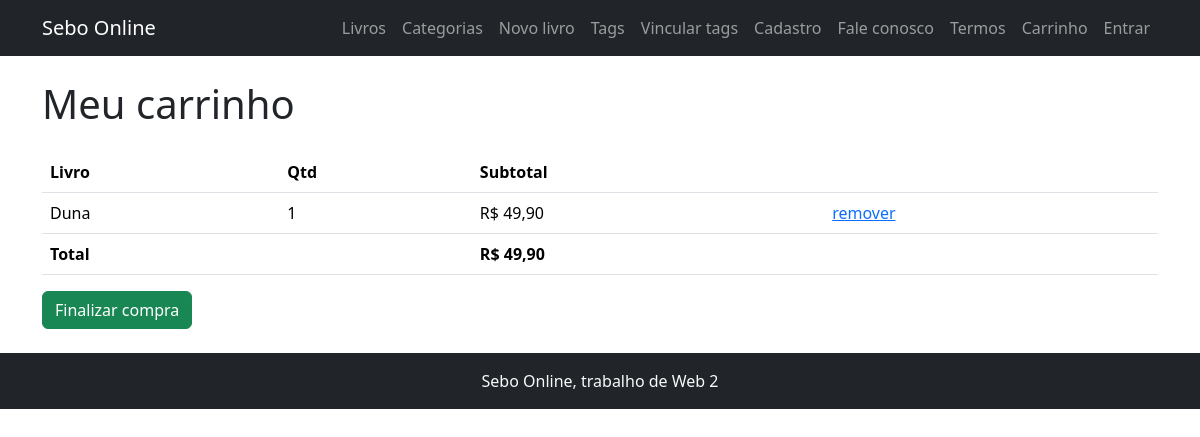
The app's page /views/carrinho.php (signed in) with its own data.
### tables this page shows
CREATE TABLE `carrinho` (
  `usuario_id` INT NOT NULL,
  `produto_id` INT NOT NULL,
  `quantidade` INT NOT NULL DEFAULT 1,
  PRIMARY KEY (`usuario_id`, `produto_id`),
  FOREIGN KEY (`usuario_id`) REFERENCES `usuario`(`id`),
  FOREIGN KEY (`produto_id`) REFERENCES `produto`(`id`)
);

CREATE TABLE `produto` (
  `id` INT AUTO_INCREMENT PRIMARY KEY,
  `titulo` VARCHAR(180) NOT NULL,
  `autor` VARCHAR(120) NOT NULL,
  `preco` DECIMAL(10,2) NOT NULL,
  `categoria_id` INT NOT NULL,
  FOREIGN KEY (`categoria_id`) REFERENCES `categoria`(`id`)
);

### views/carrinho.php (the view, shortened to what this page needs)
<?php include __DIR__ . '/header.php'; ?>
<?php include __DIR__ . '/../conexao.php'; ?>
<h1 class="mb-4">Meu carrinho</h1>
<?php
$usuario_id = $_SESSION['usuario_id'];
$itens = $conexao->prepare(
    'SELECT p.id, p.titulo, p.preco, ca.quantidade
     FROM carrinho ca JOIN produto p ON p.id = ca.produto_id
     WHERE ca.usuario_id = ? ORDER BY p.titulo'
);
$itens->execute([$usuario_id]);
$resultado = $itens->fetchAll();
?>
<?php if (count($resultado) === 0): ?>
    <p>Seu carrinho está vazio. <a href="lista.php">Ver livros</a>.</p>
<?php else: ?>
    <table class="table">
        <thead>
            <tr><th>Livro</th><th>Qtd</th><th>Subtotal</th><th></th></tr>
        </thead>
        <tbody>
            <?php $total = 0; ?>
            <?php foreach ($resultado as $item): ?>
                <?php $subtotal = $item['preco'] * $item['quantidade']; ?>
                <?php $total += $subtotal; ?>
                <tr>
                    <td><?= $item['titulo'] ?></td>
                    <td><?= $item['quantidade'] ?></td>
                    <td>R$ <?= number_format($subtotal, 2, ',', '.') ?></td>
                    <td><a href="../factory.php?controlador=carrinho&acao=remover&produto_id=<?= $item['id'] ?>">remover</a></td>
                </tr>
            <?php endforeach; ?>
        </tbody>
        <tfoot>
            <tr><th>Total</th><th></th><th>R$ <?= number_format($total, 2, ',', '.') ?></th><th></th></tr>
        </tfoot>
    </table>
    <form method="post" action="../factory.php?controlador=carrinho&acao=finalizar">
        <button type="submit" class="btn btn-success">Finalizar compra</button>
    </form>
<?php endif; ?>
<?php include __DIR__ . '/footer.php'; ?>

### records on screen
carrinho: produto.titulo "Duna", quantidade "1", subtotal "49,90"

### other values on screen
$total "49,90"
